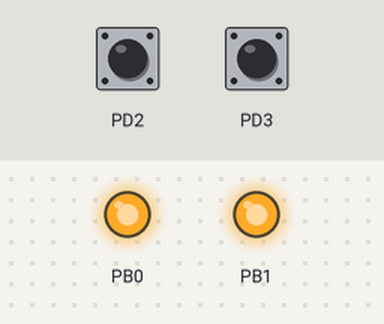
Simulated run of this program. Board: ATmega328P, built with avr-gcc and emulated at 16 MHz. On the bench: output pins drawn as LEDs (lit = HIGH). Dashed ring = blinking. Inputs (shaded band) come from the test bench; at power-on: PD2 HIGH, PD3 HIGH.

Above: at 1.2 s.
1.3 s: PD2 pulled LOW for 0.15 s
At 1.67 s:
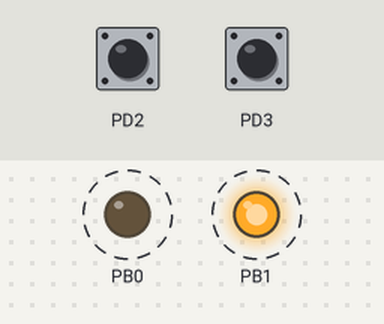
Timing chart, 0 to 10.3 s (numbered marks = the images above; inputs shaded):
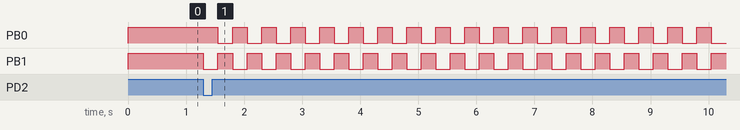

The program:

main.c
```c
#define F_CPU 16000000UL

#include <avr/io.h>
#include <avr/interrupt.h>

volatile uint8_t flag_toggle = 0;

void timer0_init(void)
{
	// Modo CTC, Prescaler de 64, interrupción en Compare Match A
	TCCR0A = (1 << WGM01);
	TCCR0B = (1 << CS01) | (1 << CS00);
	OCR0A = 249;
	TIMSK0 = (1 << OCIE0A);
}

ISR(TIMER0_COMPA_vect)
{
	static uint8_t contador_1ms = 0;

	contador_1ms++;

	if (contador_1ms >= 250)
	{
		flag_toggle = 1;
		contador_1ms = 0;
	}
}

int main(void)
{
	// Configuración de puertos
	DDRB |= (1 << PB0) | (1 << PB1);
	DDRD &= ~((1 << PD2) | (1 << PD3));
	PORTD |= (1 << PD2) | (1 << PD3);

	// Condición inicial: Ambos LEDs encendidos
	PORTB |= (1 << PB0) | (1 << PB1);

	// Trampa bloqueante (espera la presión del botón)
	while ((PIND & (1 << PD2)) && (PIND & (1 << PD3)))
	{
	}

	// Configuración inicial del parpadeo alternado
	PORTB |= (1 << PB0);
	PORTB &= ~(1 << PB1);

	// Recién acá arrancamos el Timer y permitimos que interrumpa
	timer0_init();
	sei();

	// Superloop infinito
	while (1)
	{
		if (flag_toggle)
		{
			PORTB ^= (1 << PB0) | (1 << PB1);
			flag_toggle = 0;
		}
	}

	return 0;
}
```

Measured:
- after the input at 1.3 s, PB0: alternates HIGH for 0.25 s and LOW for 0.25 s, starting after 0.25 s; PB1: alternates HIGH for 0.25 s and LOW for 0.25 s, starting at once
